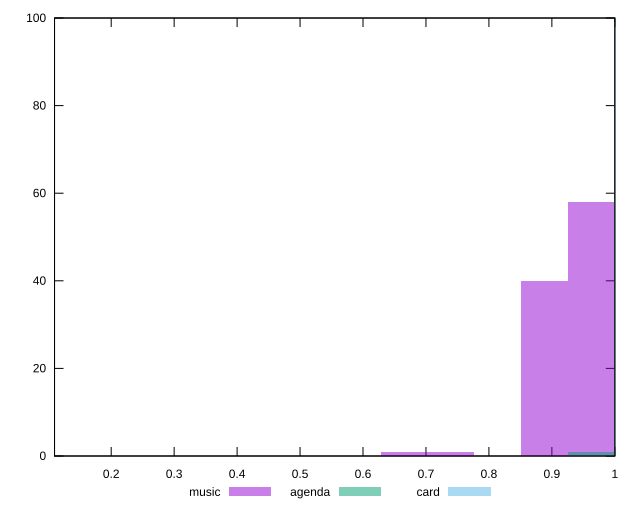

Source code (gnuplot):
reset

$music <<EOF
0.6658938456272824 1
0.7398820506969804 1
0.9618466659060745 58
0.8878584608363764 40
EOF

$agenda <<EOF
0.9618466659060745 1
1.0358348709757725 99
EOF

$card <<EOF
0.07398820506969804 1
1.0358348709757725 99
EOF

set key outside below
set boxwidth 0.07398820506969804
set xrange [0.11:1]
set yrange [0:100]
set trange [0:100]
set style fill transparent solid 0.5 noborder
set terminal svg size 640, 510 enhanced background rgb 'white'
set output "reports/report_00032_2021-02-25T10-28-15.087Z/speed-index/comparison/histogram/all_score.svg"

plot $music title "music" with boxes, \
     $agenda title "agenda" with boxes, \
     $card title "card" with boxes

reset
